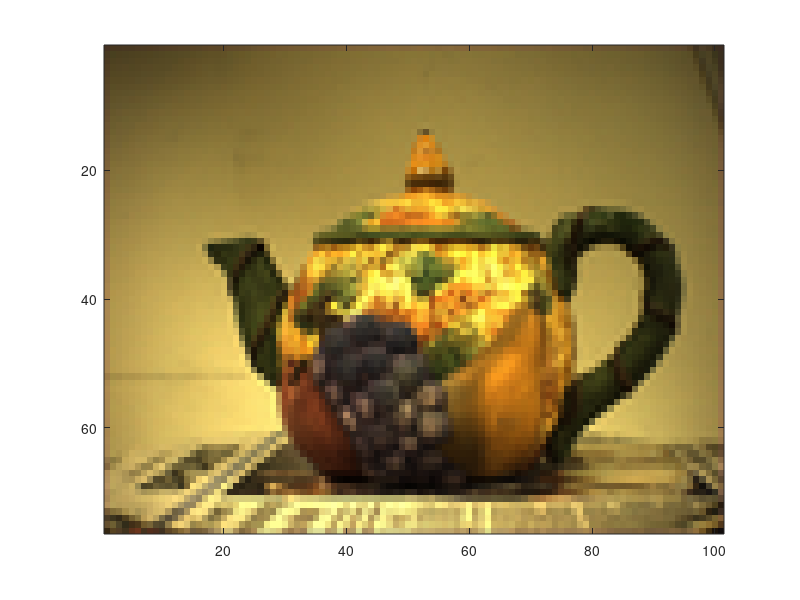

MATLAB code for this plot: (Note: this script raises an error after producing the figure.)

% Advacned Machine Learning HW1
% Professor Toney Jebera, Columbia University
% Author: Devin Jones
function part1
%run('C:\Users\Devin\Documents\MATLAB\mve-05\setuppath.m');

% Load data and visualize spinning teapot
load teapots100.mat; for i=1:100; image(reshape(teapots(:,i),76,101,3)/255); pause(0.01); end;

X = teapots;
[D, N] = size(X);
disp(sprintf('%d points in %d dimensions:', N, D));

% Calculate linear kernal. 
A = X' * X; 
    

% Derive distance matrix from kernal
G = getDistanceMat(A);


% Iterate over 2-4 nearest neighbors
for i=2:4
    mve2d(G,i,A);
end

% Iterate 2D MVE embedding over number of neighbors
function mve2d(G,bVal,A)
    
    % Returns a binary matrix with the dimensions of G
    % 1 is a neighbor, 0 is not a neighbor
    neighbors = nearestNeighbors(G, bVal);

    %parameters for MVE
    targetd = 2;
    tol = 0.99;

    [Y, K, eigVals, mveScore] = mve(A, neighbors, tol, targetd);

    plotTitle = sprintf('MVE embedding: Teapot images. Number of neighbors: %d',bVal);
    plotEmbedding(Y, neighbors, plotTitle ,bVal)
    
 % Converts and affinity matrix to a distance matrix
function G = getDistanceMat(A)
        N = size(A,1);
        b = diag(A);
        G = b * ones(N,1)' + ones(N,1) * b' - 2 * A;
    

% Finds nearest neighbors in distance matrix G
% From the example
% Modified by Devin Jones
function neighbors = nearestNeighbors(G, bVal)

    N=length(G);
        
    disp(sprintf('Finding neighbors using K-nearest -- k=%d', bVal));
    [sorted,index] = sort(G);
    nearestNeighbors = index(2:(bVal+1),:);

    neighbors = zeros(N, N);
    for i=1:N
        for j=1:bVal
            neighbors(i, nearestNeighbors(j, i)) = 1;
            neighbors(nearestNeighbors(j, i), i) = 1;
        end
    end
        
    
% Plots a 2d embedding
% from the example
% Modified by Devin Jones
function plotEmbedding(Y, neighbors, plotTitle, figureNum)
    plot = figure(figureNum);
    clf;
    
    N = length(neighbors);
    
    scatter(Y(1,:),Y(2,:), 60,'filled'); axis equal;
    for i=1:N
        for j=1:N
            if neighbors(i, j) == 1
                line( [Y(1, i), Y(1, j)], [ Y(2, i), Y(2, j)], 'Color', [0, 0, 1], 'LineWidth', 1);
            end
        end
    end
    
    title(plotTitle);
    drawnow; 
    axis off;
    fileName = strcat(strrep(strrep(plotTitle,' ',''),':',''),'.png');
    saveas(plot,fileName,'png');
    
    
    
